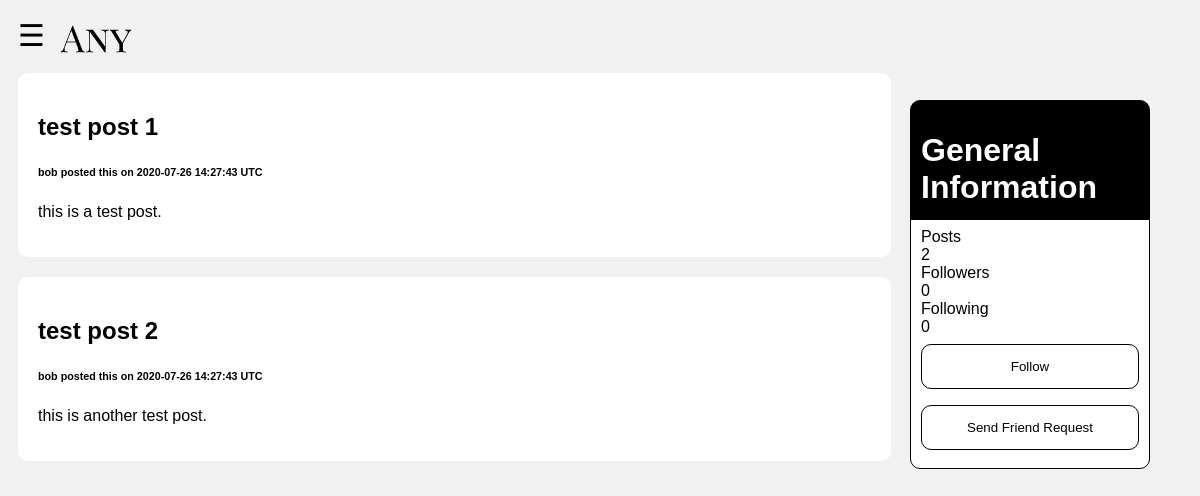
Screenshot of /users/2/ with the database file from the repository.
### tables this page shows
CREATE TABLE 'posts' ('poster_name' text, 'post_title' text, 'post_text' text, 'post_time'  timestamp DEFAULT CURRENT_TIMESTAMP  , 'post_id'  integer PRIMARY KEY  , 'poster_id' bigint, 'post_image' bytea);

CREATE TABLE 'users' ('id' integer PRIMARY KEY AUTOINCREMENT NOT NULL, 'username' text NOT NULL, 'password' text NOT NULL, 'logged' smallint DEFAULT 0);

### application.py (the view)
@app.route('/users/<userid>/')
def users(userid):
    username = user()
    rows = db.execute("SELECT * FROM users WHERE username = ?",
                      username)
    print(len(rows))
    if not len(rows) == 0:
        uid = rows[0]["id"]
        print("I'm here now")
        if uid == userid:
            return redirect('/profile')
        rows = db.execute("SELECT * FROM users WHERE id = ?",
                          userid)
        for row in rows:
            username_ = row["username"]
            print(uid)
            print(userid)
            rows = db.execute("SELECT status FROM friends WHERE user1 = ? AND user2 = ? OR user1 = ? AND user2 = ?",
                              str(uid), userid, userid, str(uid))
            print("SELECT status FROM friends WHERE user1 = ? AND user2 = ? OR user1 = ? AND user2 = ?",
                              uid, userid, userid, uid)
            if len(rows) == 0:
                status = "Send Friend Request"
                style = "createbtn"
                href = f"/friendrequest/{userid}"
            else:
                for row in rows:
                    status = row["status"]
                if status == "request":
                    status = "Cancel Friend Request"
                    style = "cancel_btn"
                    href = f"/rmfriend/{userid}"
                else:
                    status = "Unfriend"
                    style = "rmbtn"
                    href = f"/rmfriend/{userid}"
        print(status)
    else:
        print("I'm here meow")
        rows = db.execute("SELECT * FROM users WHERE id = ?",
                          userid)
        for row in rows:
            username_ = row["username"]
        status = "Send Friend Request"
        style = "createbtn"
        href = f"/friendrequest/{userid}"
    follower = db.execute("SELECT * FROM follow WHERE followed_id = ?",
                          userid)
    followings = db.execute("SELECT * FROM follow WHERE follower_id = ?",
                            userid)
    post = db.execute("SELECT * FROM posts WHERE poster_name = ? ORDER BY post_time DESC",
                      username_)
    followers = len(follower)
    following = len(followings)
    posts = len(post)
    return render_template("uprofile.html",
                           username=username, username_=username_, followers=followers, following=following, posts=posts,
                           list=post, id=userid, status=status, style=style, href=href)

### application.py (called while the page is built)
@app.after_request
def after_request(response):
    response.headers["Cache-Control"] = "no-cache, no-store, must-revalidate"
    response.headers["Expires"] = 0
    response.headers["Pragma"] = "no-cache"
    return response

def user():
    global username
    return username

### templates/uprofile.html (shortened to what this page needs)
{% extends "layout.html" %}
{% block content %}
    <div class="ugeninf">
        <div class="genhead">
            <h1>General Information</h1>
        </div>
        <ul style="list-style-type:none;margin:0;padding:0;">
            <li>Posts</li>
            <li>{{posts}}</li>
            <li>Followers</li>
            <li>{{followers}}</li>
            <li>Following</li>
            <li>{{following}}</li>
        </ul>
        <a href="/follow">
            <button class="createbtn">Follow</button>
        </a>
        <a href="{{href}}">
            <button class="{{style}}">{{status}}</button>
        </a>
    </div>
    {% for thing in list %}
        <div class="card" style="width:75%;">
            <h2>{{thing['post_title']}}</h2>
            <h6>{{username_}} posted this on {{thing["post_time"]}} UTC</h6>
            <div id="posttext">{{ thing["post_text"]|safe }}</div>
        </div>
    {% endfor %}
{% endblock %}

### static/styles.css (style rules this page uses)
* { box-sizing: border-box; }
body { font-family: sans-serif; padding: 10px; background: #f1f1f1; }
a { cursor: pointer; }
.card { background-color: white; padding: 20px; margin-top: 20px; border-radius: 10px; }
button { background-color: #4CAF50; color: white; padding: 14px 20px; margin: 8px 0; border: none; cursor: pointer; width: 100%; }
.genhead { color: white; }
.ugeninf { width: 20%; background: linear-gradient(0deg, white 67.5%, black 67.5%); padding: 10px; border: 1px solid black; border-radius: 10px; position: fixed; right: 50px; top: 100px; }
.createbtn { background-color: white; background-color: rgba(0, 0, 0, 0); color: black; border: 1px solid black; border-radius: 10px; }

### rows the page displays
posts: post_title "test post 1", post_time "2020-07-26 14:27:43", post_text "this is a test post."
users: username "bob"
posts: post_title "test post 2", post_time "2020-07-26 14:27:43", post_text "this is another test post."

### other values shown
{{ posts }} "2"
{{ followers }} "0"
{{ following }} "0"
{{ status }} "Send Friend Request"
